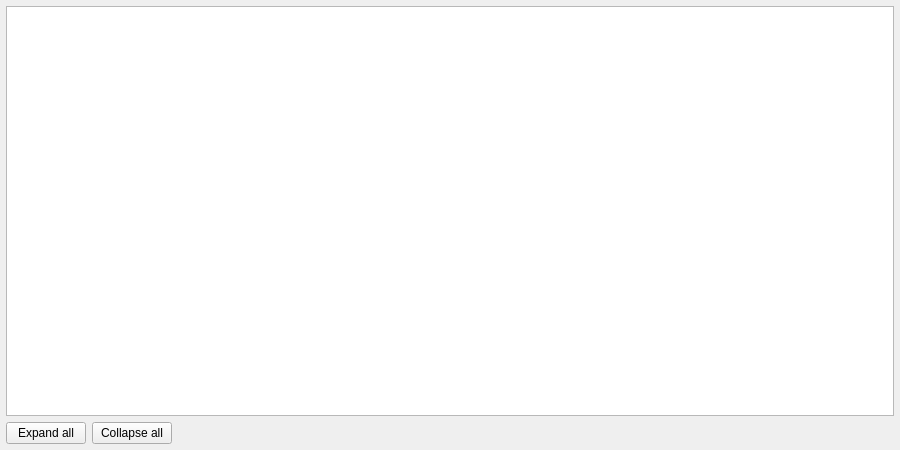
<?xml version="1.0" encoding="UTF-8"?>
<ui version="4.0">
 <class>UIDownloadQueue</class>
 <widget class="QWidget" name="UIDownloadQueue">
  <property name="geometry"><rect><x>0</x><y>0</y><width>900</width><height>450</height></rect></property>
  <property name="windowTitle"><string notr="true"/></property>
  <layout class="QVBoxLayout" name="verticalLayout">
   <property name="spacing"><number>6</number></property>
   <property name="leftMargin"><number>6</number></property>
   <property name="topMargin"><number>6</number></property>
   <property name="rightMargin"><number>6</number></property>
   <property name="bottomMargin"><number>6</number></property>
   <item>
    <widget class="DownloadQueueTreeView" name="treeView_TARGET">
     <property name="sizePolicy"><sizepolicy hsizetype="Expanding" vsizetype="Expanding"><horstretch>0</horstretch><verstretch>0</verstretch></sizepolicy></property>
     <property name="selectionMode"><enum>QAbstractItemView::ExtendedSelection</enum></property>
    </widget>
   </item>
   <item>
    <layout class="QHBoxLayout" name="horizontalLayout">
     <item><widget class="QPushButton" name="pushButton_EXPAND"><property name="text"><string>Expand all</string></property></widget></item>
     <item><widget class="QPushButton" name="pushButton_COLLAPSE"><property name="text"><string>Collapse all</string></property></widget></item>
     <item><spacer name="horizontalSpacer"><property name="orientation"><enum>Qt::Horizontal</enum></property><property name="sizeHint" stdset="0"><size><width>20</width><height>0</height></size></property></spacer></item>
     <item><widget class="QLabel" name="label_STATS"><property name="text"><string/></property><property name="alignment"><set>Qt::AlignRight|Qt::AlignTrailing|Qt::AlignVCenter</set></property></widget></item>
    </layout>
   </item>
  </layout>
 </widget>
 <customwidgets>
  <customwidget><class>DownloadQueueTreeView</class><extends>QTreeView</extends><header>DownloadQueueTreeView.h</header></customwidget>
 </customwidgets>
 <resources/>
 <connections/>
</ui>
